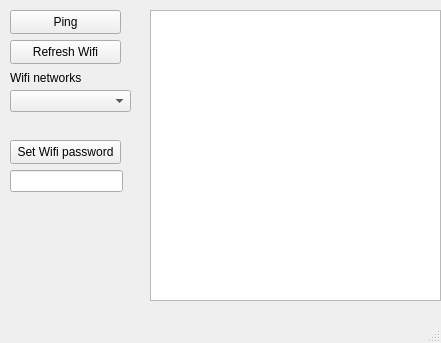
<?xml version="1.0" encoding="UTF-8"?>
<ui version="4.0">
 <class>MainWindow</class>
 <widget class="QMainWindow" name="MainWindow">
  <property name="geometry">
   <rect>
    <x>0</x>
    <y>0</y>
    <width>441</width>
    <height>343</height>
   </rect>
  </property>
  <property name="windowTitle">
   <string>MainWindow</string>
  </property>
  <widget class="QWidget" name="centralwidget">
   <widget class="QPushButton" name="pingButton">
    <property name="geometry">
     <rect>
      <x>10</x>
      <y>10</y>
      <width>111</width>
      <height>24</height>
     </rect>
    </property>
    <property name="text">
     <string>Ping</string>
    </property>
   </widget>
   <widget class="QTextEdit" name="logTextEdit">
    <property name="geometry">
     <rect>
      <x>150</x>
      <y>10</y>
      <width>291</width>
      <height>291</height>
     </rect>
    </property>
   </widget>
   <widget class="QPushButton" name="refreshWifiListButton">
    <property name="geometry">
     <rect>
      <x>10</x>
      <y>40</y>
      <width>111</width>
      <height>24</height>
     </rect>
    </property>
    <property name="text">
     <string>Refresh Wifi</string>
    </property>
   </widget>
   <widget class="QComboBox" name="wifiListComboBox">
    <property name="geometry">
     <rect>
      <x>10</x>
      <y>90</y>
      <width>121</width>
      <height>22</height>
     </rect>
    </property>
   </widget>
   <widget class="QLabel" name="label">
    <property name="geometry">
     <rect>
      <x>10</x>
      <y>70</y>
      <width>81</width>
      <height>16</height>
     </rect>
    </property>
    <property name="text">
     <string>Wifi networks</string>
    </property>
   </widget>
   <widget class="QPushButton" name="setWifiPasswordButton">
    <property name="geometry">
     <rect>
      <x>10</x>
      <y>140</y>
      <width>111</width>
      <height>24</height>
     </rect>
    </property>
    <property name="text">
     <string>Set Wifi password</string>
    </property>
   </widget>
   <widget class="QLineEdit" name="passwordLineEdit">
    <property name="geometry">
     <rect>
      <x>10</x>
      <y>170</y>
      <width>113</width>
      <height>22</height>
     </rect>
    </property>
   </widget>
  </widget>
  <widget class="QMenuBar" name="menubar">
   <property name="geometry">
    <rect>
     <x>0</x>
     <y>0</y>
     <width>441</width>
     <height>22</height>
    </rect>
   </property>
  </widget>
  <widget class="QStatusBar" name="statusbar"/>
 </widget>
 <resources/>
 <connections/>
</ui>
